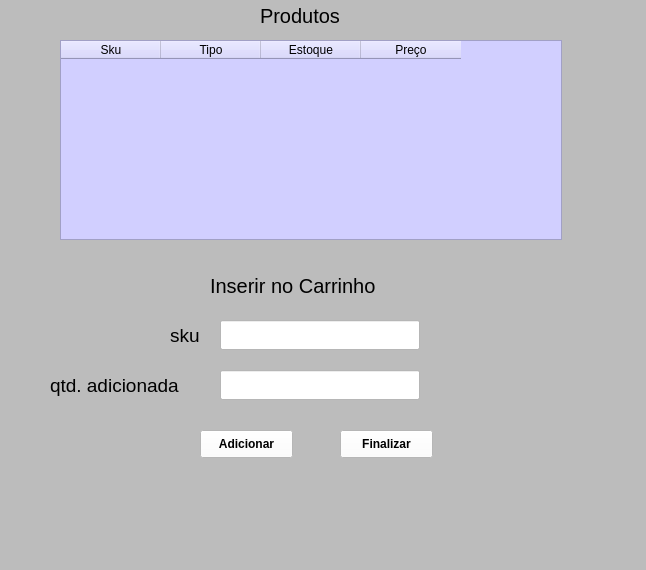
<?xml version="1.0" encoding="UTF-8"?>
<ui version="4.0">
 <class>MainWindow</class>
 <widget class="QMainWindow" name="MainWindow">
  <property name="geometry">
   <rect>
    <x>0</x>
    <y>0</y>
    <width>646</width>
    <height>570</height>
   </rect>
  </property>
  <property name="windowTitle">
   <string>MainWindow</string>
  </property>
  <property name="styleSheet">
   <string notr="true">background-color: rgb(188, 188, 188)</string>
  </property>
  <widget class="QWidget" name="centralwidget">
   <widget class="QTableWidget" name="tableWidget">
    <property name="geometry">
     <rect>
      <x>60</x>
      <y>40</y>
      <width>502</width>
      <height>200</height>
     </rect>
    </property>
    <property name="font">
     <font>
      <pointsize>12</pointsize>
      <weight>50</weight>
      <bold>false</bold>
     </font>
    </property>
    <property name="styleSheet">
     <string notr="true">background-color: rgb(209, 207, 255)</string>
    </property>
    <column>
     <property name="text">
      <string>Sku</string>
     </property>
    </column>
    <column>
     <property name="text">
      <string>Tipo</string>
     </property>
    </column>
    <column>
     <property name="text">
      <string>Estoque</string>
     </property>
    </column>
    <column>
     <property name="text">
      <string>Preço</string>
     </property>
    </column>
   </widget>
   <widget class="QLabel" name="label">
    <property name="geometry">
     <rect>
      <x>260</x>
      <y>0</y>
      <width>101</width>
      <height>31</height>
     </rect>
    </property>
    <property name="font">
     <font>
      <pointsize>15</pointsize>
     </font>
    </property>
    <property name="text">
     <string>Produtos</string>
    </property>
   </widget>
   <widget class="QPushButton" name="pushButton">
    <property name="geometry">
     <rect>
      <x>200</x>
      <y>430</y>
      <width>93</width>
      <height>28</height>
     </rect>
    </property>
    <property name="font">
     <font>
      <weight>75</weight>
      <bold>true</bold>
     </font>
    </property>
    <property name="styleSheet">
     <string notr="true">background-color: rgb(255, 255, 255)</string>
    </property>
    <property name="text">
     <string>Adicionar</string>
    </property>
   </widget>
   <widget class="QLineEdit" name="sku">
    <property name="geometry">
     <rect>
      <x>220</x>
      <y>320</y>
      <width>200</width>
      <height>30</height>
     </rect>
    </property>
    <property name="font">
     <font>
      <pointsize>10</pointsize>
     </font>
    </property>
    <property name="styleSheet">
     <string notr="true">background-color: rgb(255, 255, 255)</string>
    </property>
    <property name="maxLength">
     <number>20</number>
    </property>
   </widget>
   <widget class="QLineEdit" name="qtdAdc">
    <property name="geometry">
     <rect>
      <x>220</x>
      <y>370</y>
      <width>200</width>
      <height>30</height>
     </rect>
    </property>
    <property name="font">
     <font>
      <pointsize>10</pointsize>
     </font>
    </property>
    <property name="styleSheet">
     <string notr="true">background-color: rgb(255, 255, 255)</string>
    </property>
    <property name="maxLength">
     <number>100</number>
    </property>
   </widget>
   <widget class="QLabel" name="label_2">
    <property name="geometry">
     <rect>
      <x>170</x>
      <y>320</y>
      <width>41</width>
      <height>31</height>
     </rect>
    </property>
    <property name="font">
     <font>
      <pointsize>14</pointsize>
     </font>
    </property>
    <property name="text">
     <string>sku</string>
    </property>
   </widget>
   <widget class="QLabel" name="label_4">
    <property name="geometry">
     <rect>
      <x>50</x>
      <y>370</y>
      <width>161</width>
      <height>31</height>
     </rect>
    </property>
    <property name="font">
     <font>
      <pointsize>14</pointsize>
     </font>
    </property>
    <property name="text">
     <string>qtd. adicionada</string>
    </property>
   </widget>
   <widget class="QLabel" name="label_3">
    <property name="geometry">
     <rect>
      <x>210</x>
      <y>270</y>
      <width>261</width>
      <height>31</height>
     </rect>
    </property>
    <property name="font">
     <font>
      <pointsize>15</pointsize>
     </font>
    </property>
    <property name="text">
     <string>Inserir no Carrinho</string>
    </property>
   </widget>
   <widget class="QPushButton" name="pushButton_2">
    <property name="geometry">
     <rect>
      <x>340</x>
      <y>430</y>
      <width>93</width>
      <height>28</height>
     </rect>
    </property>
    <property name="font">
     <font>
      <weight>75</weight>
      <bold>true</bold>
     </font>
    </property>
    <property name="styleSheet">
     <string notr="true">background-color: rgb(255, 255, 255)</string>
    </property>
    <property name="text">
     <string>Finalizar</string>
    </property>
   </widget>
  </widget>
  <widget class="QMenuBar" name="menubar">
   <property name="geometry">
    <rect>
     <x>0</x>
     <y>0</y>
     <width>646</width>
     <height>26</height>
    </rect>
   </property>
  </widget>
  <widget class="QStatusBar" name="statusbar"/>
 </widget>
 <resources/>
 <connections/>
</ui>
